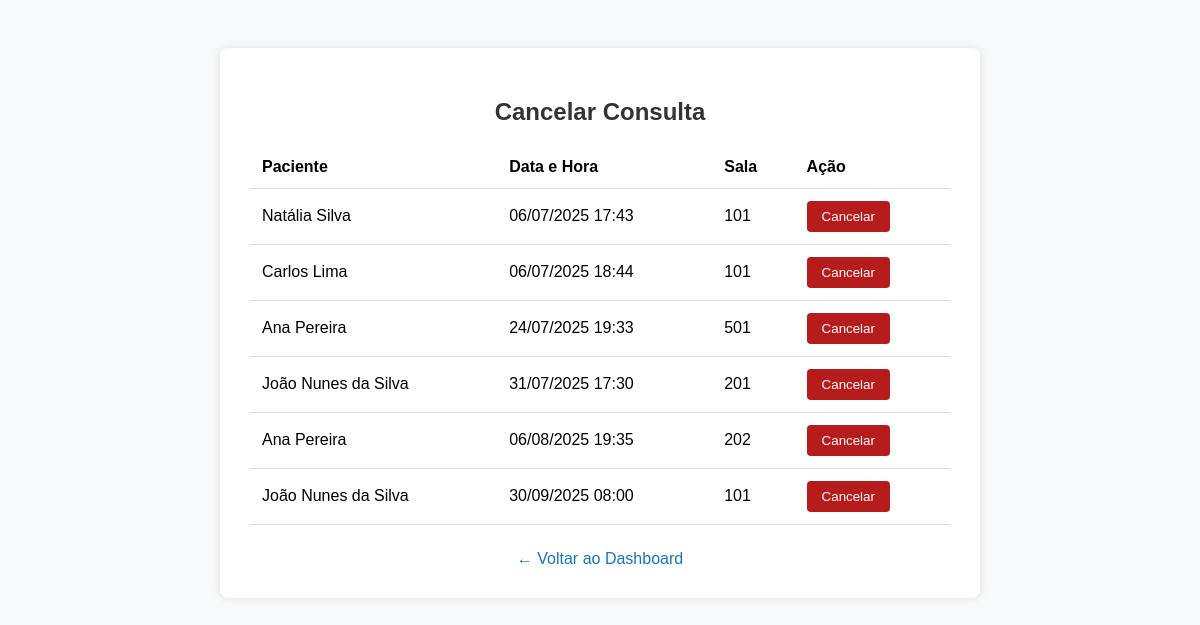
/consultas/cancelar/ (signed in), run on an earlier commit of the app's database.
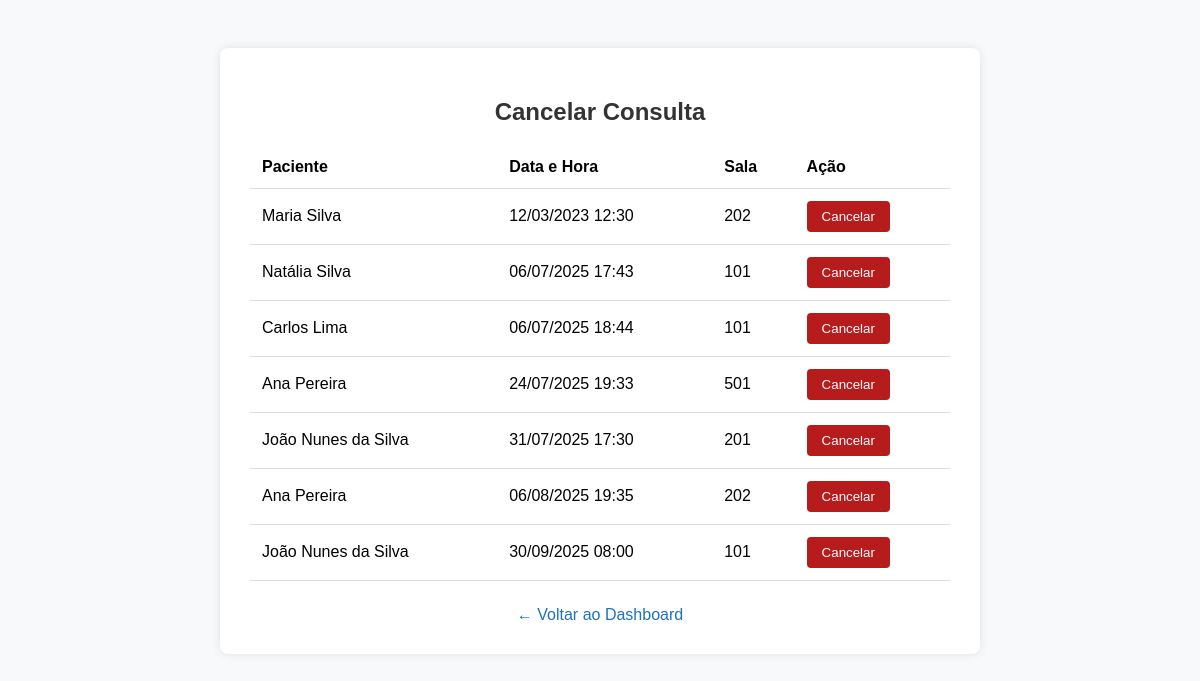
And on a later commit of the database.
### core/models.py (models this page shows, shortened)
class Consulta(models.Model):
    medico = models.ForeignKey(Medico, on_delete=models.CASCADE)
    paciente = models.ForeignKey(Paciente, on_delete=models.CASCADE)
    sala = models.ForeignKey(Sala, on_delete=models.CASCADE)
    data_hora = models.DateTimeField()
    CID11 = models.CharField(max_length=10, null=True, blank=True)
    valor = models.DecimalField(max_digits=10, decimal_places=2, null=True, blank=True)
    forma_pagamento = models.CharField(max_length=50, null=True, blank=True)
    consulta_descritiva = models.TextField(null=True, blank=True)  # ADICIONADO

class Paciente(models.Model):
    nome = models.CharField(max_length=100)
    data_nascimento = models.DateField()
    telefone = models.CharField(max_length=20, null=True, blank=True)
    telefone2 = models.CharField(max_length=20, null=True, blank=True)
    email = models.EmailField(max_length=100, null=True, blank=True)
    prontuario = models.CharField(max_length=50, unique=True, db_index=True)
    acompanhante = models.ForeignKey('self', null=True, blank=True, on_delete=models.SET_NULL, related_name='acompanha')

class Sala(models.Model):
    numero = models.IntegerField()
    bloco = models.CharField(max_length=10)
    data_manutencao = models.DateField(null=True, blank=True)
    capacidade = models.IntegerField(null=True, blank=True)

### core/views.py (the view, shortened to what this page needs)
# urls.py: path('consultas/cancelar/', views.cancelar_consulta, name='cancelar_consulta'),
@login_required
def cancelar_consulta(request):
    medico = Medico.objects.filter(user=request.user).first()
    if not medico:
        return redirect('logout')  # segurança
    mensagem = None
    consultas = Consulta.objects.filter(medico=medico).order_by('data_hora')
    context = {
        'consultas': consultas,
        'mensagem': mensagem,
    }
    return render(request, 'cancelar_consulta.html', context)

### core/templates/cancelar_consulta.html (shortened to what this page needs)
{% load static %}
<!DOCTYPE html>
<html lang="pt-br">
<head>
    <link rel="stylesheet" type="text/css" href="{% static 'css/cancelar_consulta.css' %}">
</head>
<body>
    <div class="container">
        <h2>Cancelar Consulta</h2>
        {% if consultas %}
            <table>
                <thead>
                    <tr>
                        <th>Paciente</th>
                        <th>Data e Hora</th>
                        <th>Sala</th>
                        <th>Ação</th>
                    </tr>
                </thead>
                <tbody>
                    {% for consulta in consultas %}
                    <tr>
                        <td>{{ consulta.paciente.nome }}</td>
                        <td>{{ consulta.data_hora|date:"d/m/Y H:i" }}</td>
                        <td>{{ consulta.sala.numero }}</td>
                        <td>
                            <form method="post" action="{% url 'cancelar_consulta' %}" style="display:inline;">
                                <button type="submit" onclick="return confirm('Tem certeza que deseja cancelar esta consulta?')">Cancelar</button>
                            </form>
                        </td>
                    </tr>
                    {% endfor %}
                </tbody>
            </table>
        {% else %}
            <p>Você não possui consultas agendadas.</p>
        {% endif %}
        <div class="voltar">
            <a href="{% url 'dashboard' %}">← Voltar ao Dashboard</a>
        </div>
    </div>
</body>
</html>

### core/static/css/cancelar_consulta.css (style rules this page uses)
body { font-family: Arial, sans-serif; background-color: #f7f9fa; padding: 40px; }
.container { max-width: 700px; margin: auto; background: white; padding: 30px; border-radius: 8px; box-shadow: 0 0 10px rgba(0,0,0,0.1); }
h2 { text-align: center; color: #333; }
table { width: 100%; border-collapse: collapse; margin-top: 20px; }
th, td { padding: 12px; border-bottom: 1px solid #ddd; text-align: left; }
button { padding: 8px 15px; background-color: #b71c1c; color: white; border: none; border-radius: 4px; cursor: pointer; }
.voltar { text-align: center; margin-top: 25px; }
.voltar a { color: #1d72b8; text-decoration: none; }

What changed in the data, as far as the page shows it:
added Consulta: paciente.nome "Maria Silva", data_hora "12/03/2023 12:30", sala.numero "202"
